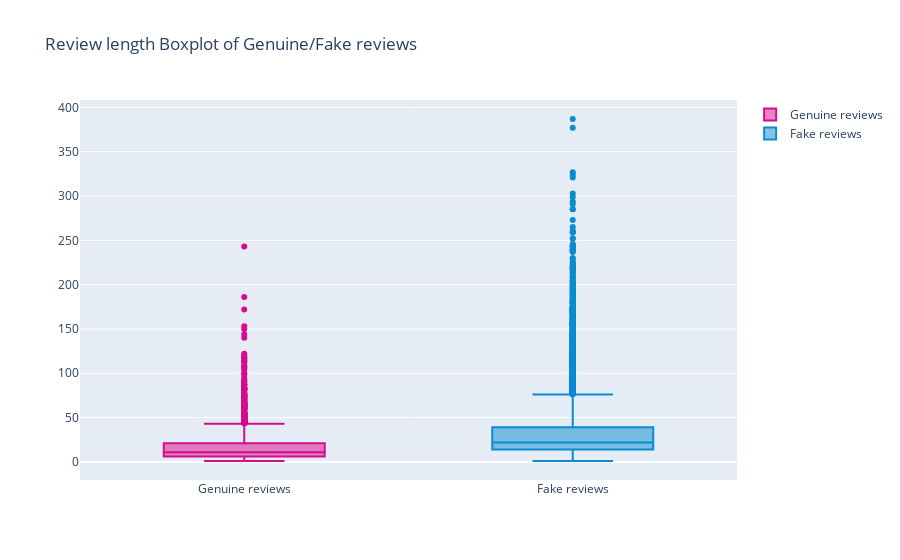

Write notebook code for a chart like this one.
### Code cell
#Box plot to visualize the number of words used for review for genuine review and fake review
y0 = df.loc[df['reviews.didPurchase'] == True]['len_review']
y1 = df.loc[df['reviews.didPurchase'] == False]['len_review']


trace0 = go.Box(
    y=y0,
    name = 'Genuine reviews',
    marker = dict(
        color = 'rgb(214, 12, 140)',
    )
)
trace1 = go.Box(
    y=y1,
    name = 'Fake reviews',
    marker = dict(
        color = 'rgb(10, 140, 208)',
    )
)

data = [trace0, trace1]
layout = go.Layout(
    title = "Review length Boxplot of Genuine/Fake reviews"
)

fig = go.Figure(data=data,layout=layout)
iplot(fig, filename = "Review length Boxplot of Genuine/Fake reviews")

### Figure 1 — Plotly figure (JSON) as saved in the notebook; plotly's stock layout.template omitted (floating-point values rounded to 4 significant figures; data arrays with more than 128 entries replaced by an {"elided": "..."} marker saying what was removed)
{"data": [{"marker": {"color": "rgb(214, 12, 140)"}, "name": "Genuine reviews", "type": "box", "y": {"elided": "3667 int values"}}, {"marker": {"color": "rgb(10, 140, 208)"}, "name": "Fake reviews", "type": "box", "y": {"elided": "27705 int values"}}], "layout": {"title": {"text": "Review length Boxplot of Genuine/Fake reviews"}}}
